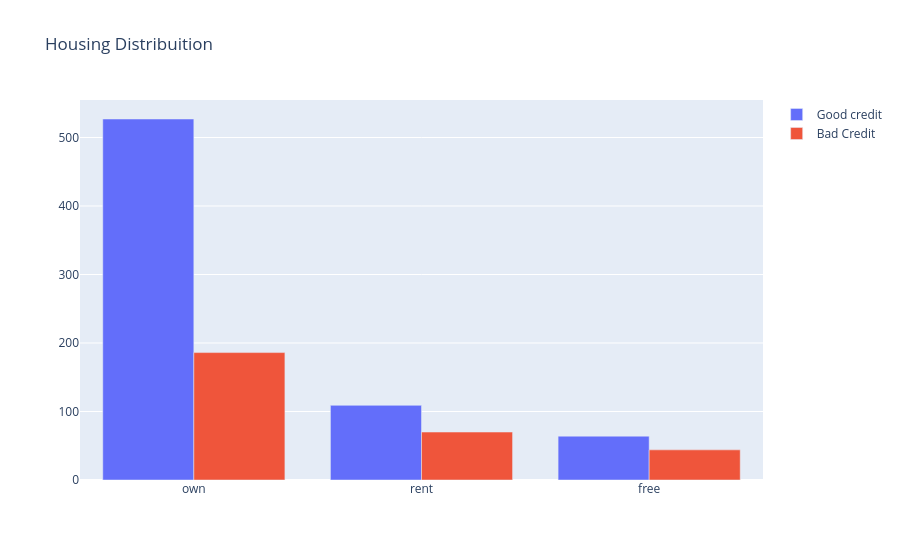

Source (notebook cell):
### Markdown cell above
<h2>I will now Look the distribuition of Housing own and rent by Risk</h2>

### Code cell
#First plot
trace0 = go.Bar(
    x = df_credit[df_credit["Risk"]== 'good']["Housing"].value_counts().index.values,
    y = df_credit[df_credit["Risk"]== 'good']["Housing"].value_counts().values,
    name='Good credit'
)

#Second plot
trace1 = go.Bar(
    x = df_credit[df_credit["Risk"]== 'bad']["Housing"].value_counts().index.values,
    y = df_credit[df_credit["Risk"]== 'bad']["Housing"].value_counts().values,
    name="Bad Credit"
)

data = [trace0, trace1]

layout = go.Layout(
    title='Housing Distribuition'
)


fig = go.Figure(data=data, layout=layout)

py.iplot(fig, filename='Housing-Grouped')

### Figure 1 — Plotly figure (JSON) as saved in the notebook; plotly's stock layout.template omitted (floating-point values rounded to 4 significant figures)
{"data": [{"name": "Good credit", "type": "bar", "x": ["own", "rent", "free"], "y": [527, 109, 64]}, {"name": "Bad Credit", "type": "bar", "x": ["own", "rent", "free"], "y": [186, 70, 44]}], "layout": {"autosize": true, "title": {"text": "Housing Distribuition"}, "xaxis": {"autorange": true, "range": [-0.5, 2.5], "type": "category"}, "yaxis": {"autorange": true, "range": [0, 554.7], "type": "linear"}}}
